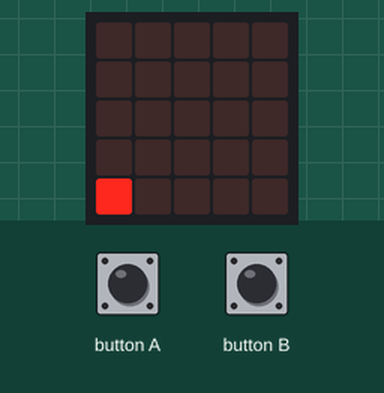
Simulated run of this program. Board: BBC micro:bit (MakeCode). Parts: the board's 5×5 LED display. Inputs (shaded band) come from the test bench.

Above: at 0.77 s.
1.3 s: button A pressed for 0.15 s
At 2.53 s:
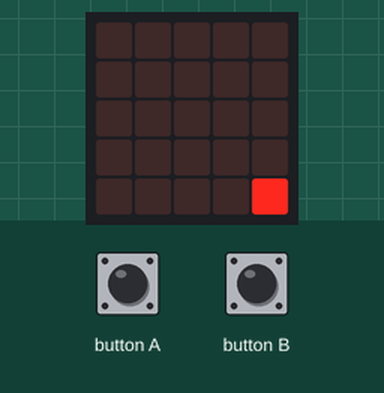
4.4 s: button B pressed for 0.15 s
At 6.05 s:
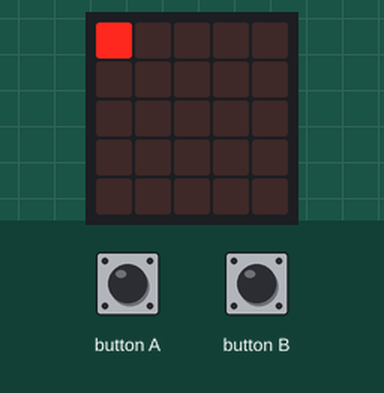
7.5 s: button A pressed 2 times (0.12 s each, 0.3 s apart)
At 9.37 s:
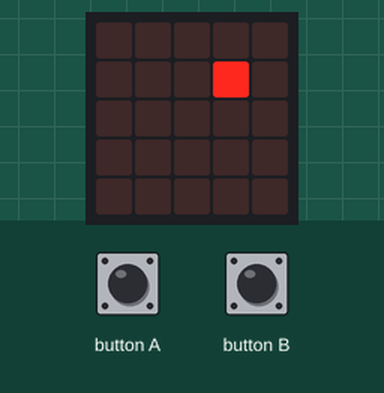
10.7 s: button B pressed 5 times (0.12 s each, 0.3 s apart)
At 12.67 s:
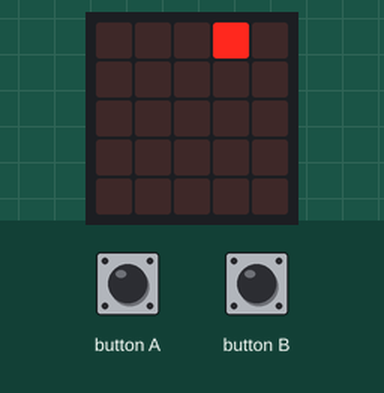
Timing chart, 0 to 14.2 s (numbered marks = the images above; inputs shaded):
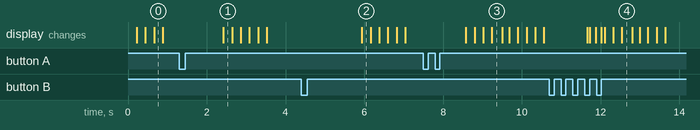

Measured:
- after the input at 1.3 s, the display: changes after 1.1 s (image 1)
- after the input at 4.4 s, the display: changes after 1.5 s (image 2)
- after the input at 7.5 s, the display: first changes after 1.1 s (image 3 shows a later state)
- after the input at 10.7 s, the display: first changes after 0.96 s (image 4 shows a later state)

The program:

main.ts
```typescript
input.onButtonPressed(Button.A, function () {
    led.unplot(posX, posY)
    posX += -1
    if (posX < 0) {
        posX = 4
    }
    led.plot(posX, posY)
})
input.onButtonPressed(Button.B, function () {
    led.unplot(posX, posY)
    posX += 1
    if (posX > 4) {
        posX = 0
    }
    led.plot(posX, posY)
})
let posX = 0
let posY = 0
posY = 0
posX = 0
let direction = 1
basic.forever(function () {
    led.unplot(posX, posY)
    posY += direction
    led.plot(posX, posY)
    if (posX >= 4) {
        direction = -1
    } else if (posY <= 0) {
        direction = 1
    }
    basic.pause(200)
})
```

test.ts
```typescript
// les tests vont ici ; cela ne sera pas compilé si ce paquet est utilisé en tant qu'extension.
```
